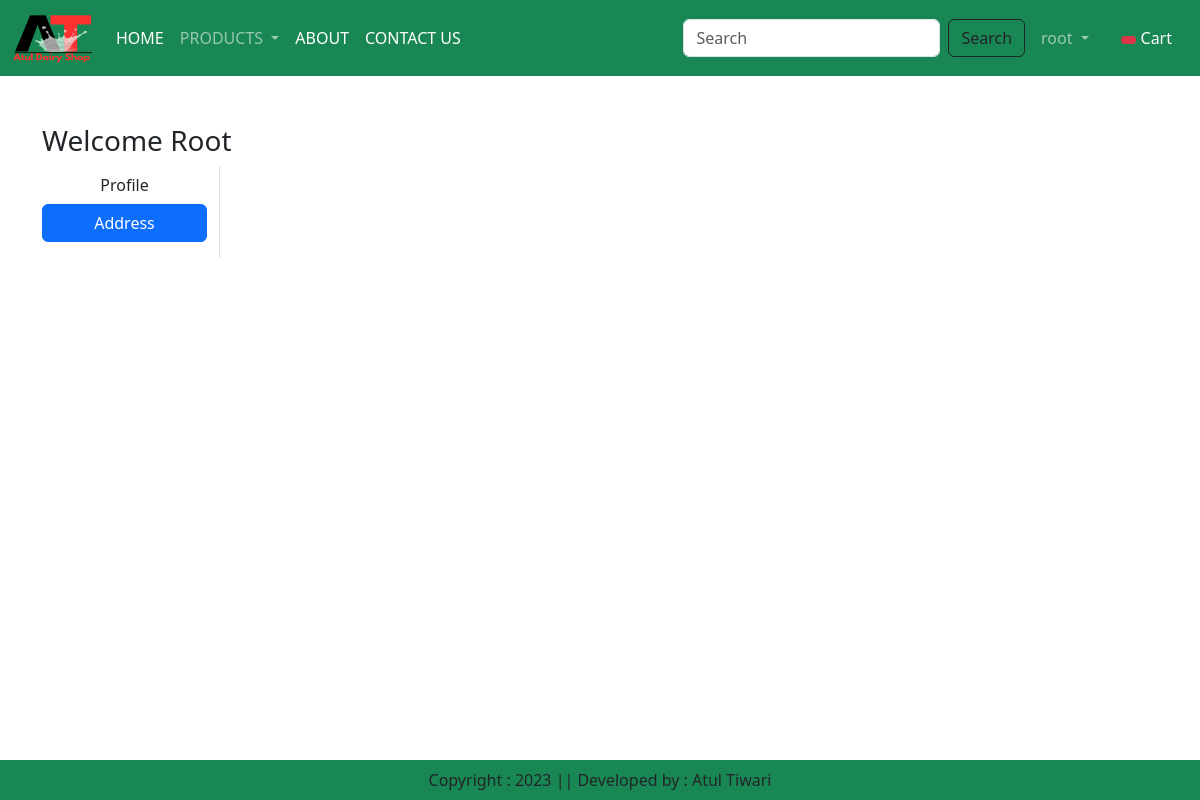
Before: /address/ (signed in) with the older database file.
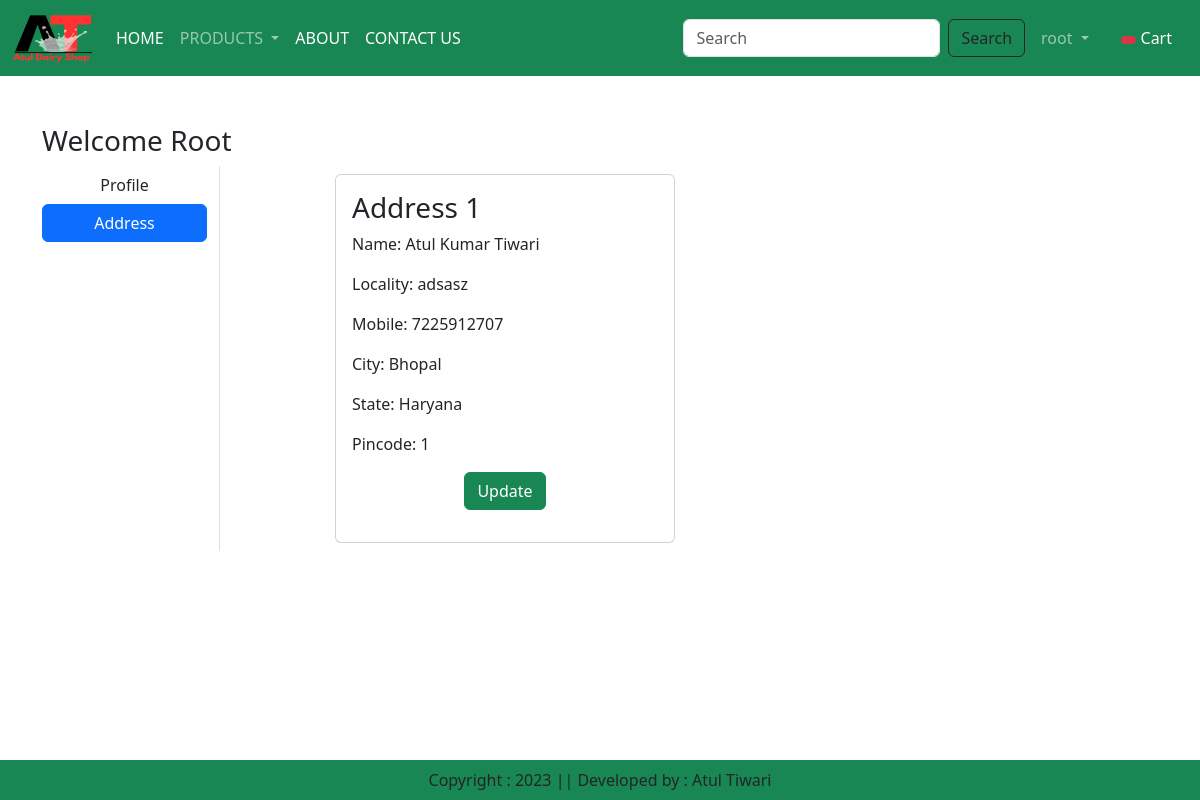
After: the same page with the newer database file.
### app/models.py (models this page shows, shortened)
class Customer(models.Model):
    user = models.ForeignKey(User,on_delete=models.CASCADE)
    name = models.CharField(max_length=200)
    locality = models.CharField(max_length=200)
    city = models.CharField(max_length=50)
    mobile = models.IntegerField(default=0)
    zipcode = models.IntegerField()
    state = models.CharField(choices=STATE_CHOICES,max_length=100)

### app/views.py (the view)
# urls.py: path('address/', views.address,name='address'),
@login_required
def address(request):
    add = Customer.objects.filter(user=request.user)
    totalitem = 0
    if request.user.is_authenticated:
            totalitem = len(Cart.objects.filter(user=request.user))
    return render(request, 'app/address.html',locals())

### app/templates/app/address.html (shortened to what this page needs)
{% extends 'app/base.html' %}
{% load static %}
{% block main-content %}
    <div class="container my-5">
        <div class="row">
                <h3>Welcome <span class="text-capitalize">{{request.user}}</span></h3>
            <div class="col-sm-2 border-end">
                <ul class="list-unstyled">
                    <li class="d-grid"><a href="{% url 'profile' %}" class="btn">Profile</a></li>
                    <li class="d-grid"><a href="{% url 'address' %}" class="btn btn-primary">Address</Address></a></li>
                </ul>
            </div>
            <div class="col-sm-8 offset-sm-1">
                <div class="row">
                    {% for ad in add %}
                        <div class="col-sm-6">
                            <div class="card m-2">
                                <div class="card-body">
                                    <h3>Address {{forloop.counter}}</h3>
                                    <p>Name: {{ad.name}}</p>
                                    <p>Locality: {{ad.locality}}</p>
                                    <p>Mobile: {{ad.mobile}}</p>
                                    <p>City: {{ad.city}}</p>
                                    <p>State: {{ad.state}}</p>
                                    <p>Pincode: {{ad.zipcode}}</p>
                                    <p class="text-center"> <a href="{% url 'updateAddress' pk=ad.id %}" type="button" class="btn btn-success">Update</a></p>
                                </div>
                            </div>
                        </div>
                    {% endfor %}
                </div>
            </div>
        </div>
    </div>
{% endblock main-content %}

Changed rows visible on the page:
added Customer: name "Atul Kumar Tiwari", locality "adsasz", mobile "7225912707", city "Bhopal", state "Haryana", zipcode "1"
